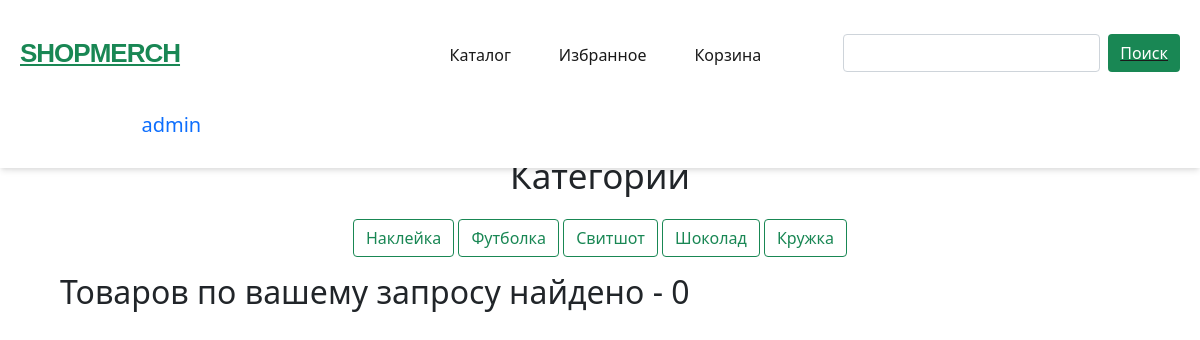
/search_results (signed in), run on the app's committed database.
### data/users.py (models this page shows, shortened)
class User(SqlAlchemyBase, UserMixin):
    __tablename__ = 'users'
    id = sqlalchemy.Column(sqlalchemy.Integer, primary_key=True,
                           autoincrement=True)
    name = sqlalchemy.Column(sqlalchemy.String, nullable=True)
    surname = sqlalchemy.Column(sqlalchemy.String, nullable=True)
    orders_id = sqlalchemy.Column(sqlalchemy.String, nullable=True)
    favs_id = sqlalchemy.Column(sqlalchemy.String, nullable=True)
    email = sqlalchemy.Column(sqlalchemy.String, unique=True, nullable=True)
    hashed_password = sqlalchemy.Column(sqlalchemy.String, nullable=True)
    role = sqlalchemy.Column(sqlalchemy.String, nullable=True)
    balance = sqlalchemy.Column(sqlalchemy.Integer, nullable=True)

### data/goods.py (models this page shows)
class Goods(SqlAlchemyBase):
    __tablename__ = 'goods'
    id = sqlalchemy.Column(sqlalchemy.Integer, primary_key=True,
                           autoincrement=True)
    title = sqlalchemy.Column(sqlalchemy.String, nullable=True)
    cost = sqlalchemy.Column(sqlalchemy.Integer, nullable=True)
    description = sqlalchemy.Column(sqlalchemy.String, nullable=True)
    category = sqlalchemy.Column(sqlalchemy.String, nullable=True)
    rate = sqlalchemy.Column(sqlalchemy.Integer, nullable=True)
    image = sqlalchemy.Column(sqlalchemy.String, nullable=True)
    sale = sqlalchemy.Column(sqlalchemy.Integer, nullable=True)

### main.py (the view, shortened to what this page needs)
@app.route('/search_results', methods=['GET', 'POST'])
def search_results():
    global res
    categories = get_category()
    form = SearchForm()
    db_sess = db_session.create_session()
    goods = db_sess.query(Goods)
    return render_template('search_results.html', title='Результаты поиска',
                           res=res, form2=form,
                           goods=goods,
                           favs=get_favs(), ords=get_ords(), cats=categories)

### forms/search.py
class SearchForm(FlaskForm):
    ttle = StringField('', validators=[DataRequired()])
    submit_s = SubmitField('Поиск')

### data/db_session.py (called while the page is built)
def create_session() -> Session:
    global __factory
    return __factory()

### main.py (called while the page is built)
def get_favs():
    favs = []
    db_sess = db_session.create_session()
    goods = db_sess.query(Goods)
    a = db_sess.query(Association)
    if current_user.is_authenticated:
        for i in goods:
            for j in a:
                if current_user.id == j.user_id:
                    if i.id == j.favs_id:
                        favs.append(i.id)
    return favs

def get_category():
    category = []
    db_sess = db_session.create_session()
    goods = db_sess.query(Goods)
    if current_user.is_authenticated:
        for item in goods:
            if item.category not in category:
                category.append(item.category)
    return category

def get_ords():
    ords = []
    db_sess = db_session.create_session()
    goods = db_sess.query(Goods)
    a = db_sess.query(Association)
    if current_user.is_authenticated:
        for i in goods:
            for j in a:
                if current_user.id == j.user_id:
                    if i.id == j.orders_id:
                        ords.append(i.id)
    return ords

@login_manager.user_loader
def load_user(user_id):
    db_sess = db_session.create_session()
    return db_sess.query(User).get(user_id)

### templates/search_results.html (shortened to what this page needs)
{% extends "base.html" %}
{% block content %}
<p align="center" style="font-size:35px">Категории</p>
<p align="center">
    {% for g in cats %}
    <a class="btn btn-outline-success" href="/categories/{{cats.index(g) + 1}}">{{g}}</a>
    {% endfor %}
</p>
<h2> Товаров по вашему запросу найдено - {{res|length}}</h2>
{% endblock %}

### templates/base.html (shortened to what this page needs)
<!DOCTYPE html>
<html lang="en">
<head>
    <link href="https://cdn.jsdelivr.net/npm/bootstrap@5.1.3/dist/css/bootstrap.min.css" rel="stylesheet"
>
    <link rel="stylesheet" href="/static/css/style.css">
</head>
<body>
<header class="header">
    <div class="container">
        <section class="wrapper">
            <div class="header-item-left">
                <a href="/" class="brand">ShopMerch</a>
            </div>
            <div class="header-item-center">
                <nav class="menu" id="menu">
                    <ul class="menu-section">
                        <li class="menu-item"><a class="btn btn-outline-light" aria-current="page" href="/">Каталог</a></li>
                        <li class="menu-item"><a class="btn btn-outline-light" aria-current="page" href="/favorites">Избранное</a></li>
                        <li class="menu-item"><a class="btn btn-outline-light" aria-current="page" href="/basket">Корзина</a></li>
                        <li style="margin-left: 70px;" class="menu-item"><a href="#"><form class="d-flex" method="post" novalidate>
                            <form s class="d-flex" method="post" novalidate>
                                {{ form2.ttle.label }}<br>
                                {{ form2.ttle(class="form-control me-2") }}<br>
                                {{ form2.submit_s(type="submit", class="btn search
                                btn-success") }}
                            </form>
                        </form></a></li>
                    </ul>
                </nav>
            </div>
            <div class="header-item-right">
                <ul style="list-style: none;margin-top: 1em;">
                {% if current_user.is_authenticated %}
                        <li class="menu-item"><a class="navbar-brand" href="/logout">{{
                                    current_user.name }}</a></li>
                                {% else %}
                                <li class="menu-item"></li><a class="btn btn-success" href="/login">Войти</a></li>
                                {% endif %}
                </ul>
            </div>
        </section>
    </div>
</header>
<main style="margin-top: 150px;" role="main" class="cont">
    {% block content %}{% endblock %}
</main>
</body>
</html>

### static/css/style.css (style rules this page uses)
:root { --color-black: hsl(0, 0%, 10%); --color-white: hsl(0, 0%, 100%); --color-darken: hsl(0, 0%, 20%); --color-pink-100: hsl(336, 95%, 94%); --color-green: #198754; --shadow-small: 0 1px 3px 0 rgba(0, 0, 0, 0.1), 0 1px 2px 0 rgba(0, 0, 0, 0.06); --shadow-medium: 0 4px 6px -1px rgba(0, 0, 0, 0.1), 0 2px 4px -1px rgba(0, 0, 0, 0.06); --shadow-large: 0 10px 15px -3px rgba(0, 0, 0, 0.1), 0 4px 6px -2px rgba(0, 0, 0, 0.05); }
.search { outline: none; border: none; }
.container { max-width: 75rem; height: auto; margin: 0 auto; padding: 0 1.25rem; }
.brand { font-family: "Rubik", sans-serif; font-size: 1.625rem; font-weight: 600; line-height: 1.25; letter-spacing: -1px; color: var(--color-green); text-transform: uppercase; }
.header { position: fixed; display: block; top: 0; left: 0; width: 100%; height: auto; margin: 0 auto; padding: 0.75rem 0; z-index: 100; background: var(--color-white); -webkit-box-shadow: var(--shadow-medium); box-shadow: var(--shadow-medium); }
.header .wrapper { display: -webkit-box; display: -ms-flexbox; display: flex; -webkit-box-orient: horizontal; -webkit-box-direction: normal; -ms-flex-direction: row; flex-direction: row; -ms-flex-wrap: wrap; flex-wrap: wrap; -webkit-box-align: center; -ms-flex-align: center; align-items: center; -webkit-box-pack: justify; -ms-flex-pack: justify; justify-content: space-between; }
.header-item-left { display: -webkit-box; display: -ms-flexbox; display: flex; -webkit-box-flex: 0; -ms-flex: 0 0 17%; flex: 0 0 17%; }
.header-item-center { display: -webkit-box; display: -ms-flexbox; display: flex; }
.header-item-right { display: -webkit-box; display: -ms-flexbox; display: flex; -webkit-box-flex: 0; -ms-flex: 0 0 17%; flex: 0 0 17%; -webkit-box-align: center; -ms-flex-align: center; align-items: center; -webkit-box-pack: end; -ms-flex-pack: end; justify-content: flex-end; }
.header .menu > ul > li { display: inline-block; line-height: 3.125rem; margin-left: 1.5rem; }
.header .menu > ul > li > a { position: relative; font-family: inherit; font-size: 1rem; font-weight: 500; line-height: 1.25; border: none; outline: none; color: var(--color-black); text-transform: capitalize; -webkit-transition: color 0.3s ease; transition: color 0.3s ease; }
@media screen and (min-width: 993px) { .menu-section { display: flex; justify-content: center; align-items: center; align-content: center; margin-block-start: 0px; margin-top: 1em; } }
.cont { margin-left: auto; margin-right: auto; width: 90%; }

### data on the page
User: name "admin"
Goods: category "Наклейка"
Goods: category "Футболка"
Goods: category "Свитшот"
Goods: category "Шоколад"
Goods: category "Кружка"

### other printed values
{{ res|length }} "0"
